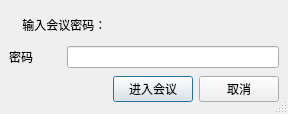
<ui version="4.0" >
 <class>PasswordInputWidget</class>
 <widget class="QDialog" name="PasswordInputWidget" >
  <property name="geometry" >
   <rect>
    <x>0</x>
    <y>0</y>
    <width>288</width>
    <height>114</height>
   </rect>
  </property>
  <property name="windowTitle" >
   <string>@product@</string>
  </property>
  <property name="sizeGripEnabled" >
   <bool>true</bool>
  </property>
  <layout class="QGridLayout" >
   <property name="margin" >
    <number>9</number>
   </property>
   <property name="spacing" >
    <number>6</number>
   </property>
   <item row="2" column="0" >
    <layout class="QHBoxLayout" >
     <property name="spacing" >
      <number>6</number>
     </property>
     <property name="margin" >
      <number>0</number>
     </property>
     <item>
      <spacer>
       <property name="orientation" >
        <enum>Qt::Horizontal</enum>
       </property>
       <property name="sizeHint" stdset="0" >
        <size>
         <width>131</width>
         <height>31</height>
        </size>
       </property>
      </spacer>
     </item>
     <item>
      <widget class="QPushButton" name="startButton" >
       <property name="text" >
        <string>进入会议</string>
       </property>
      </widget>
     </item>
     <item>
      <widget class="QPushButton" name="cancelButton" >
       <property name="text" >
        <string>取消</string>
       </property>
      </widget>
     </item>
    </layout>
   </item>
   <item row="1" column="0" >
    <layout class="QGridLayout" >
     <property name="margin" >
      <number>0</number>
     </property>
     <property name="spacing" >
      <number>6</number>
     </property>
     <item row="0" column="0" >
      <widget class="QLabel" name="label_5" >
       <property name="enabled" >
        <bool>true</bool>
       </property>
       <property name="text" >
        <string>密码</string>
       </property>
      </widget>
     </item>
     <item row="0" column="1" >
      <widget class="QLineEdit" name="pwLineEdit" >
       <property name="enabled" >
        <bool>true</bool>
       </property>
       <property name="maximumSize" >
        <size>
         <width>212</width>
         <height>16777215</height>
        </size>
       </property>
       <property name="echoMode" >
        <enum>QLineEdit::Password</enum>
       </property>
      </widget>
     </item>
    </layout>
   </item>
   <item row="0" column="0" >
    <widget class="QLabel" name="label" >
     <property name="styleSheet" >
      <string notr="true" >font: 20pt "宋体";</string>
     </property>
     <property name="text" >
      <string>    输入会议密码：</string>
     </property>
    </widget>
   </item>
  </layout>
 </widget>
 <tabstops>
  <tabstop>startButton</tabstop>
  <tabstop>cancelButton</tabstop>
 </tabstops>
 <resources>
  <include location="../../../../resources/wengophone.qrc" />
  <include location="../../../../resources/wengophone.qrc" />
 </resources>
 <connections>
  <connection>
   <sender>cancelButton</sender>
   <signal>clicked()</signal>
   <receiver>PasswordInputWidget</receiver>
   <slot>reject()</slot>
   <hints>
    <hint type="sourcelabel" >
     <x>369</x>
     <y>253</y>
    </hint>
    <hint type="destinationlabel" >
     <x>179</x>
     <y>282</y>
    </hint>
   </hints>
  </connection>
 </connections>
</ui>
